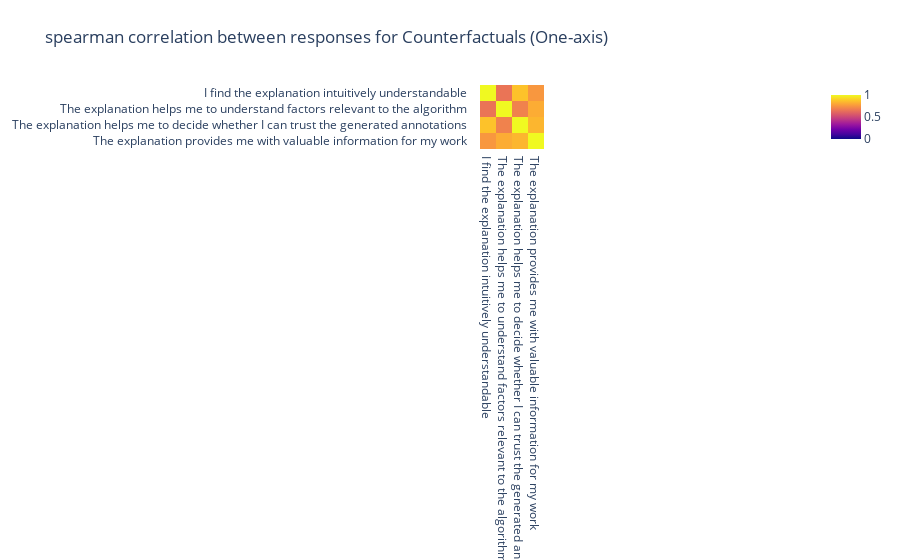
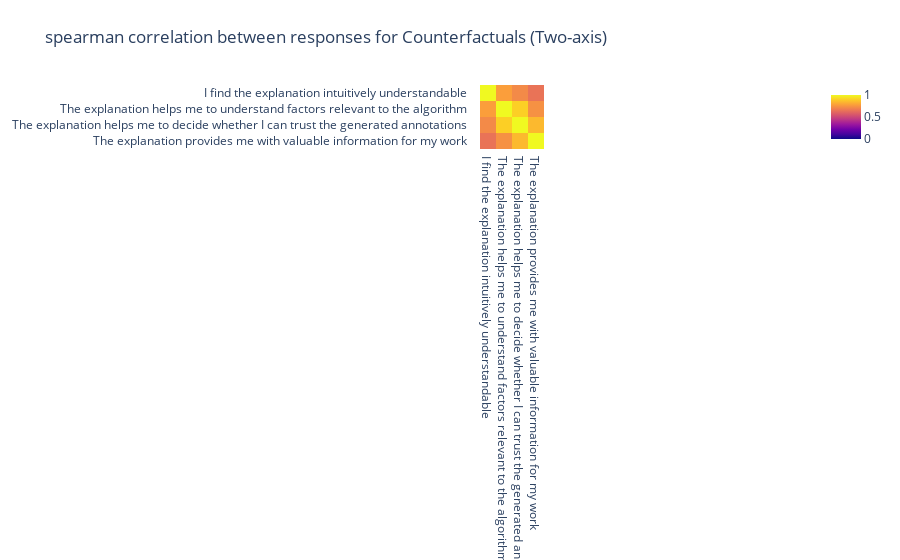
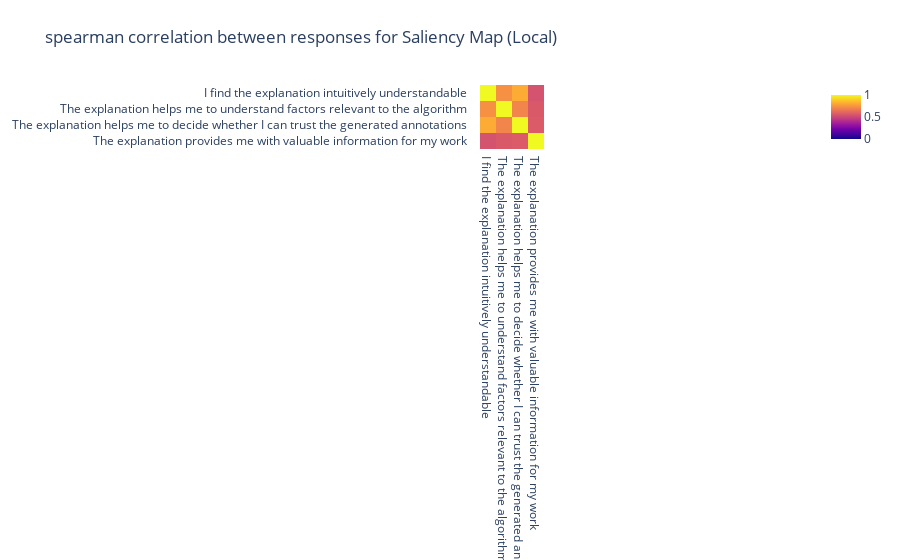
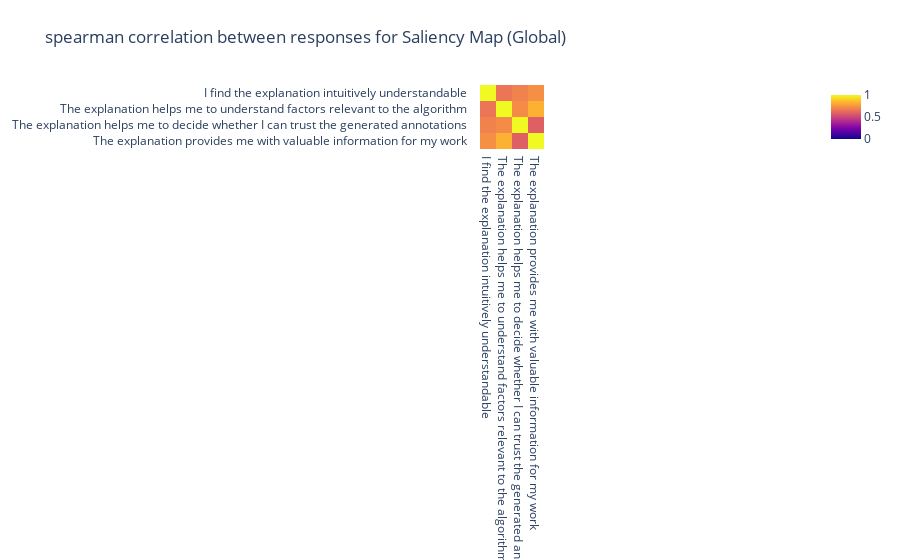

Notebook cell for these charts, in order:
### Code cell
for name, df in result_dataframes.items():
    df.columns = labels
    method='spearman'
    px.imshow(
        df.corr(method=method),
        title=f"{method} correlation between responses for {name}",
        zmin=0).show()

    for comment in comments[name]:
        print(comment)

### Figure 1 — Plotly figure (JSON) as saved in the notebook; plotly's stock layout.template omitted (floating-point values rounded to 4 significant figures)
{"data": [{"coloraxis": "coloraxis", "hovertemplate": "x: %{x}<br>y: %{y}<br>color: %{z}<extra></extra>", "name": "0", "type": "heatmap", "x": ["I find the explanation intuitively understandable    ", "The explanation helps me to understand factors relevant to the algorithm    ", "The explanation helps me to decide whether I can trust the generated annotations    ", "The explanation provides me with valuable information for my work    "], "xaxis": "x", "y": ["I find the explanation intuitively understandable    ", "The explanation helps me to understand factors relevant to the algorithm    ", "The explanation helps me to decide whether I can trust the generated annotations    ", "The explanation provides me with valuable information for my work    "], "yaxis": "y", "z": [[1, 0.6517, 0.8692, 0.7541], [0.6517, 1, 0.6926, 0.8123], [0.8692, 0.6926, 1, 0.8375], [0.7541, 0.8123, 0.8375, 1]]}], "layout": {"coloraxis": {"cmax": 1, "cmin": 0, "colorscale": [[0, "#0d0887"], [0.1111, "#46039f"], [0.2222, "#7201a8"], [0.3333, "#9c179e"], [0.4444, "#bd3786"], [0.5556, "#d8576b"], [0.6667, "#ed7953"], [0.7778, "#fb9f3a"], [0.8889, "#fdca26"], [1, "#f0f921"]]}, "title": {"text": "spearman correlation between responses for Counterfactuals (One-axis)"}, "xaxis": {"anchor": "y", "constrain": "domain", "domain": [0, 1], "scaleanchor": "y"}, "yaxis": {"anchor": "x", "autorange": "reversed", "constrain": "domain", "domain": [0, 1]}}}

### Figure 2 — Plotly figure (JSON) as saved in the notebook; plotly's stock layout.template omitted (floating-point values rounded to 4 significant figures)
{"data": [{"coloraxis": "coloraxis", "hovertemplate": "x: %{x}<br>y: %{y}<br>color: %{z}<extra></extra>", "name": "0", "type": "heatmap", "x": ["I find the explanation intuitively understandable    ", "The explanation helps me to understand factors relevant to the algorithm    ", "The explanation helps me to decide whether I can trust the generated annotations    ", "The explanation provides me with valuable information for my work    "], "xaxis": "x", "y": ["I find the explanation intuitively understandable    ", "The explanation helps me to understand factors relevant to the algorithm    ", "The explanation helps me to decide whether I can trust the generated annotations    ", "The explanation provides me with valuable information for my work    "], "yaxis": "y", "z": [[1, 0.7748, 0.7167, 0.6479], [0.7748, 1, 0.9007, 0.7357], [0.7167, 0.9007, 1, 0.8451], [0.6479, 0.7357, 0.8451, 1]]}], "layout": {"coloraxis": {"cmax": 1, "cmin": 0, "colorscale": [[0, "#0d0887"], [0.1111, "#46039f"], [0.2222, "#7201a8"], [0.3333, "#9c179e"], [0.4444, "#bd3786"], [0.5556, "#d8576b"], [0.6667, "#ed7953"], [0.7778, "#fb9f3a"], [0.8889, "#fdca26"], [1, "#f0f921"]]}, "title": {"text": "spearman correlation between responses for Counterfactuals (Two-axis)"}, "xaxis": {"anchor": "y", "constrain": "domain", "domain": [0, 1], "scaleanchor": "y"}, "yaxis": {"anchor": "x", "autorange": "reversed", "constrain": "domain", "domain": [0, 1]}}}

### Figure 3 — Plotly figure (JSON) as saved in the notebook; plotly's stock layout.template omitted (floating-point values rounded to 4 significant figures)
{"data": [{"coloraxis": "coloraxis", "hovertemplate": "x: %{x}<br>y: %{y}<br>color: %{z}<extra></extra>", "name": "0", "type": "heatmap", "x": ["I find the explanation intuitively understandable    ", "The explanation helps me to understand factors relevant to the algorithm    ", "The explanation helps me to decide whether I can trust the generated annotations    ", "The explanation provides me with valuable information for my work    "], "xaxis": "x", "y": ["I find the explanation intuitively understandable    ", "The explanation helps me to understand factors relevant to the algorithm    ", "The explanation helps me to decide whether I can trust the generated annotations    ", "The explanation provides me with valuable information for my work    "], "yaxis": "y", "z": [[1, 0.7365, 0.8088, 0.54], [0.7365, 1, 0.7031, 0.5637], [0.8088, 0.7031, 1, 0.57], [0.54, 0.5637, 0.57, 1]]}], "layout": {"coloraxis": {"cmax": 1, "cmin": 0, "colorscale": [[0, "#0d0887"], [0.1111, "#46039f"], [0.2222, "#7201a8"], [0.3333, "#9c179e"], [0.4444, "#bd3786"], [0.5556, "#d8576b"], [0.6667, "#ed7953"], [0.7778, "#fb9f3a"], [0.8889, "#fdca26"], [1, "#f0f921"]]}, "title": {"text": "spearman correlation between responses for Saliency Map (Local)"}, "xaxis": {"anchor": "y", "constrain": "domain", "domain": [0, 1], "scaleanchor": "y"}, "yaxis": {"anchor": "x", "autorange": "reversed", "constrain": "domain", "domain": [0, 1]}}}

### Figure 4 — Plotly figure (JSON) as saved in the notebook; plotly's stock layout.template omitted (floating-point values rounded to 4 significant figures)
{"data": [{"coloraxis": "coloraxis", "hovertemplate": "x: %{x}<br>y: %{y}<br>color: %{z}<extra></extra>", "name": "0", "type": "heatmap", "x": ["I find the explanation intuitively understandable    ", "The explanation helps me to understand factors relevant to the algorithm    ", "The explanation helps me to decide whether I can trust the generated annotations    ", "The explanation provides me with valuable information for my work    "], "xaxis": "x", "y": ["I find the explanation intuitively understandable    ", "The explanation helps me to understand factors relevant to the algorithm    ", "The explanation helps me to decide whether I can trust the generated annotations    ", "The explanation provides me with valuable information for my work    "], "yaxis": "y", "z": [[1, 0.654, 0.693, 0.7322], [0.654, 1, 0.7205, 0.824], [0.693, 0.7205, 1, 0.5852], [0.7322, 0.824, 0.5852, 1]]}], "layout": {"coloraxis": {"cmax": 1, "cmin": 0, "colorscale": [[0, "#0d0887"], [0.1111, "#46039f"], [0.2222, "#7201a8"], [0.3333, "#9c179e"], [0.4444, "#bd3786"], [0.5556, "#d8576b"], [0.6667, "#ed7953"], [0.7778, "#fb9f3a"], [0.8889, "#fdca26"], [1, "#f0f921"]]}, "title": {"text": "spearman correlation between responses for Saliency Map (Global)"}, "xaxis": {"anchor": "y", "constrain": "domain", "domain": [0, 1], "scaleanchor": "y"}, "yaxis": {"anchor": "x", "autorange": "reversed", "constrain": "domain", "domain": [0, 1]}}}
